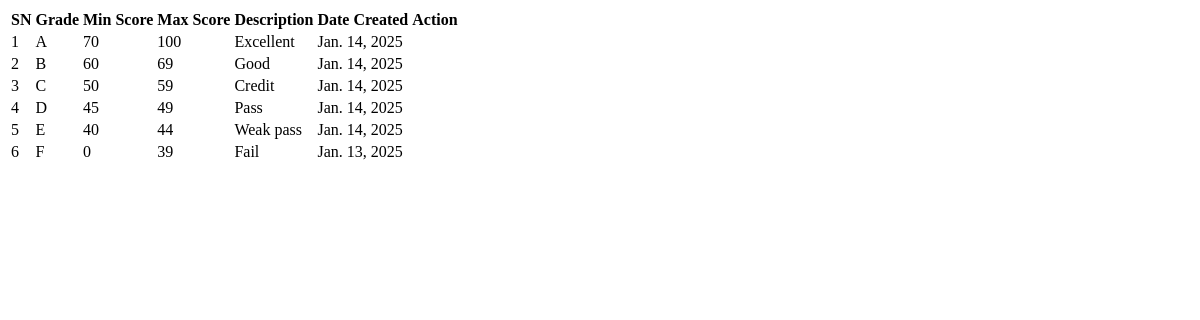
/sch/list_school_grades (signed in), run on an earlier commit of the app's database.
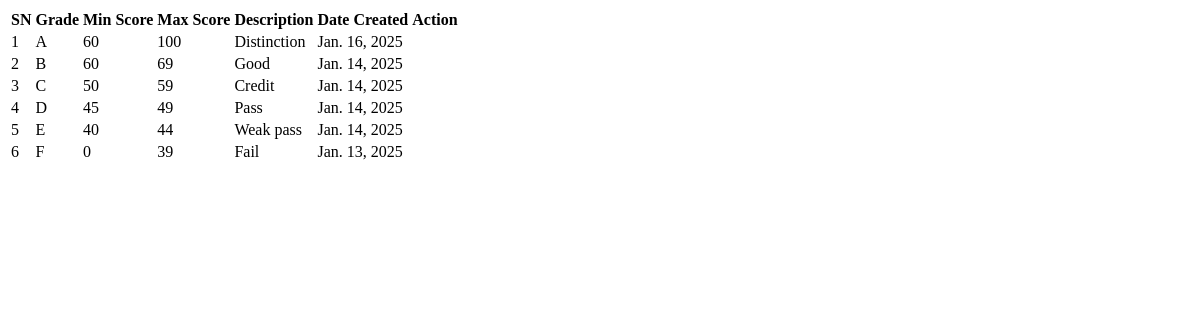
And on a later commit of the database.
### oyiche_schMGT/models.py (models this page shows, shortened)
class SchoolGrades(models.Model):
    grade_letter = models.CharField(max_length=1)
    min_score = models.IntegerField(default=0)
    max_score = models.IntegerField(default=100)
    grade_description = models.CharField(max_length=500, blank=True, null=True)
    school_info = models.ForeignKey(to='SchoolInformation', on_delete=models.CASCADE, related_name='school_grades')
    date_created = models.DateTimeField(auto_now_add=True)
    class Meta:
        db_table = 'School Grades'
        verbose_name_plural = 'School Grades'
        constraints = [
            models.UniqueConstraint(
                fields=["school_info", "grade_letter"],
                name="unique_grade_letter_per_school",
            )
        ]

### oyiche_schMGT/views.py (the view)
# urls.py: path("list_school_grades", ListGradesView.as_view(), name="list_school_grades"),
class ListGradesView(LoginRequiredMixin, ListView):
    model = SchoolGrades
    template_name = "backend/grades/partials/grade_list.html"
    def get_queryset(self):
        school = get_school(self.request)
        if school:
            return SchoolGrades.objects.filter(school_info=school).order_by('-date_created')
        return SchoolGrades.objects.none()

### oyiche_schMGT/views.py (called while the page is built)
def get_school(request):
    school = None
    try:
        school = SchoolAdminInformation.objects.get(user=request.user)
        return school
    except SchoolAdminInformation.DoesNotExist:
        try:
            school = SchoolInformation.objects.get(
                principal_id=request.user)
        except SchoolInformation.DoesNotExist:
            messages.error(
                request, "Profile doesn't exist!!, therefore files list can't be displayed")
            return None
    finally:
        return school

### Templates/backend/grades/partials/grade_list.html (shortened to what this page needs)
<div class="table-responsive card">
    <table class="table table-hover table-vcenter table-striped mb-0 text-nowrap">
        <thead>
            <tr>
                <th>SN</th>
                <th>Grade</th>
                <th>Min Score</th>
                <th>Max Score</th>
                <th>Description</th>
                <th>Date Created</th>
                <th>Action</th>
            </tr>
        </thead>
        <tbody>
            {% if object_list %}
              {% for object in object_list %}
                <tr>
                    <td>{{forloop.counter }}</td>
                    <td>{{ object.grade_letter }}</td>
                    <td>{{ object.min_score }}</td>
                    <td>{{ object.max_score }}</td>
                    <td>{{ object.grade_description }}</td>
                    <td>{{ object.date_created|date }}</td>
                    <td>
                    </td>
                </tr>
              {% endfor %}
            {% else %}
            {% include 'partials/backend/empty_list.html' %}
            {% endif %}
        </tbody>
    </table>
</div>

What changed in the data, as far as the page shows it:
removed SchoolGrades: grade_letter "A", min_score "70", max_score "100", grade_description "Excellent", date_created "Jan. 14, 2025"
added SchoolGrades: grade_letter "A", min_score "60", max_score "100", grade_description "Distinction", date_created "Jan. 16, 2025"
